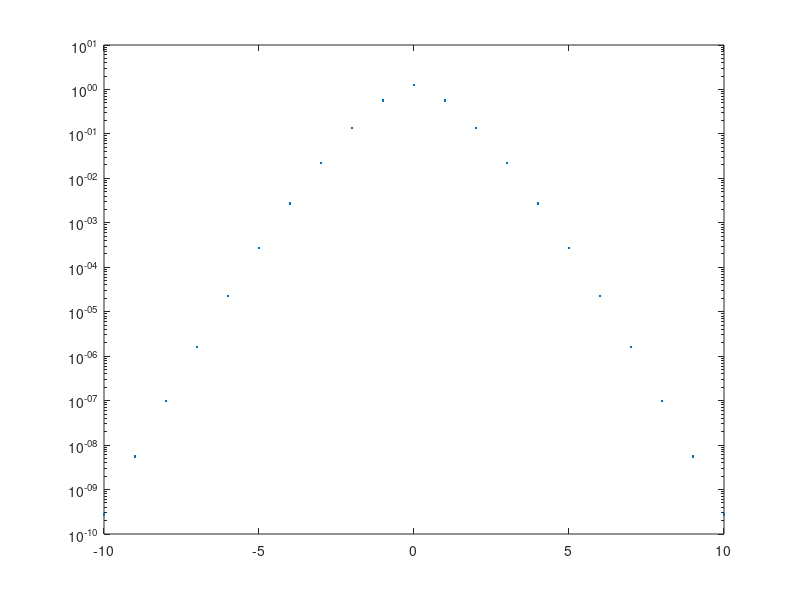

Here is the MATLAB script that generated this plot:
%%
% This function has two distinct frequencies. 
f = @(x) 3*cos(5*pi*x) - exp(2i*pi*x);

%%
% We set up to use the built-in |fft|. Note how the definition of the nodes
% has changed. 
n = 10;
N = 2*n+1;
t = 2*(0:N-1)'/N;      % nodes in $[0,2)$
y = f(t);

%%
% We perform the Fourier analysis using |fft| and then examine the
% coefficients.
c = fft(y)/N;
k = [0:n -n:-1]';    % frequency ordering for MATLAB
plot(k,real(c),'.')
axis([-n n -2 2]), grid on

%%
% Note that $1.5 e^{5i\pi x}+1.5 e^{-5i\pi x} = 3 \cos(5\pi x)$ by
% Euler's formula, so this result is sensible.

%%
% Fourier's greatest contribution to mathematics was to point out that every
% periodic function is just a combination of frequencies (infinitely many
% of them in general, truncated for computational use). 
f = @(x) exp( sin(pi*x) );
c = fft(f(t))/N;
semilogy(k,abs(c),'.')

%%
% The Fourier coefficients of smooth functions decay exponentially in
% magnitude as a function of the frequencies. This decay rate is directly
% linked to the convergence of the interpolation error.
